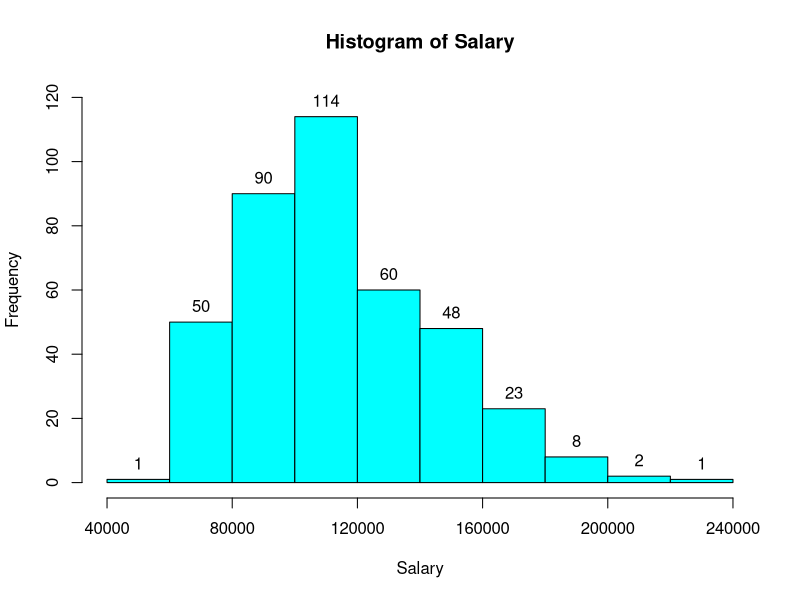
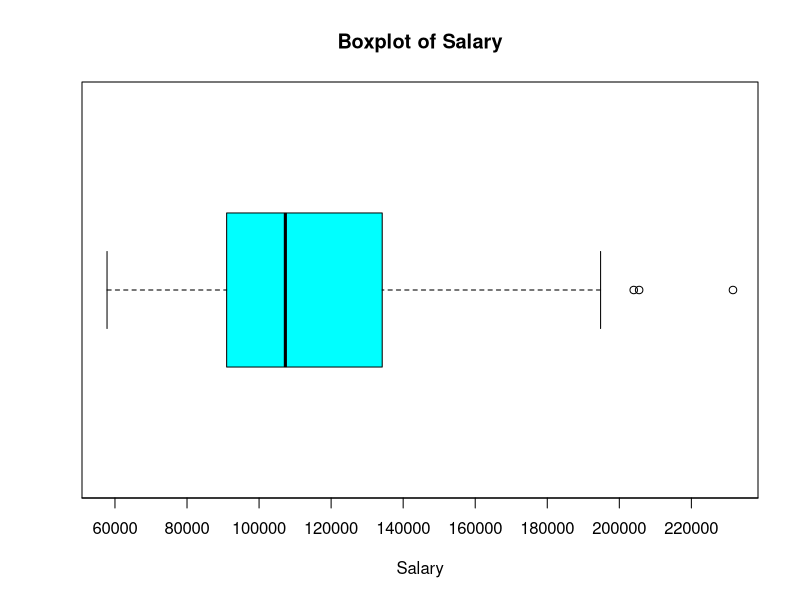
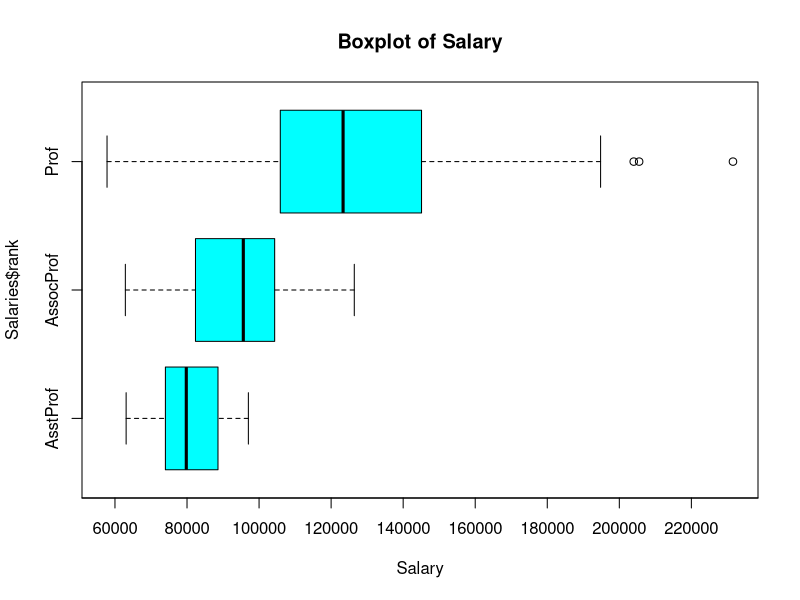
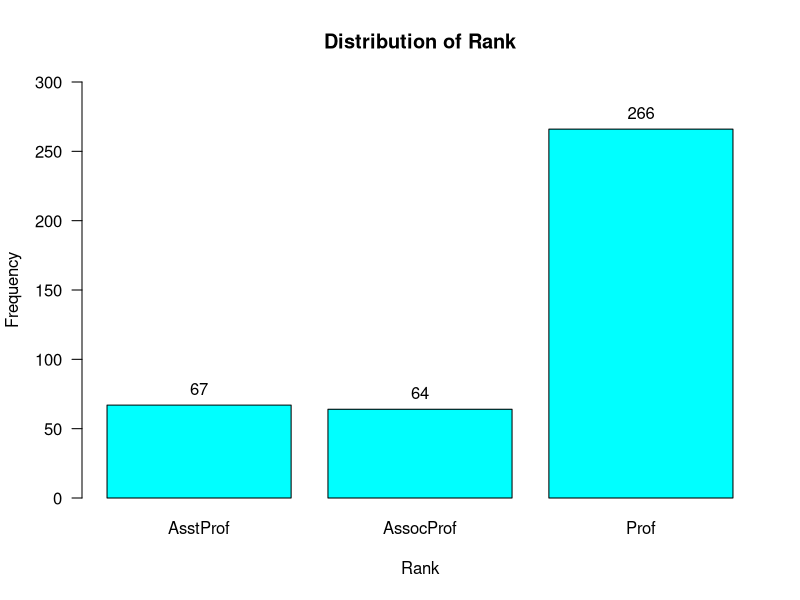
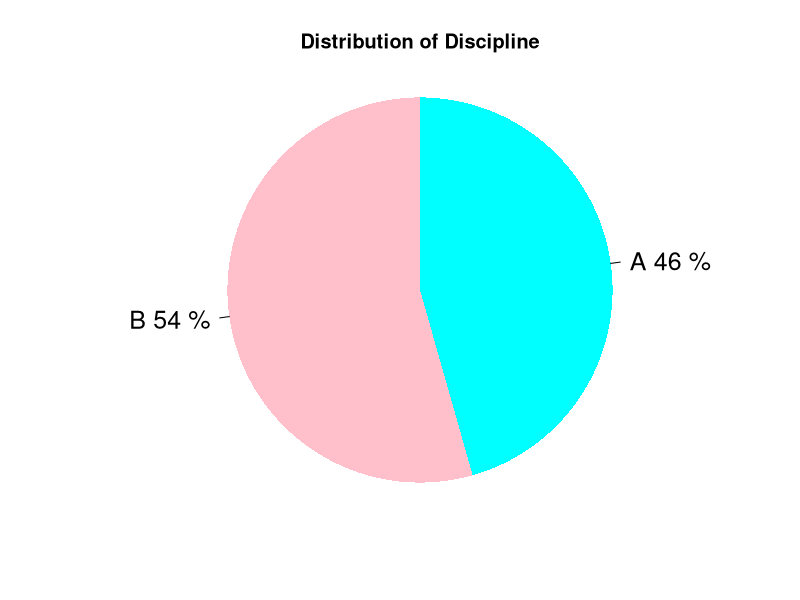
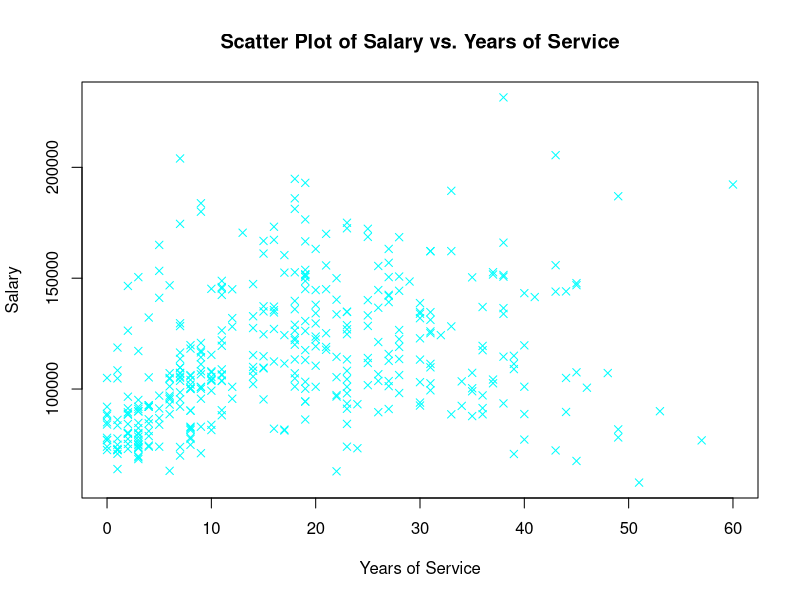
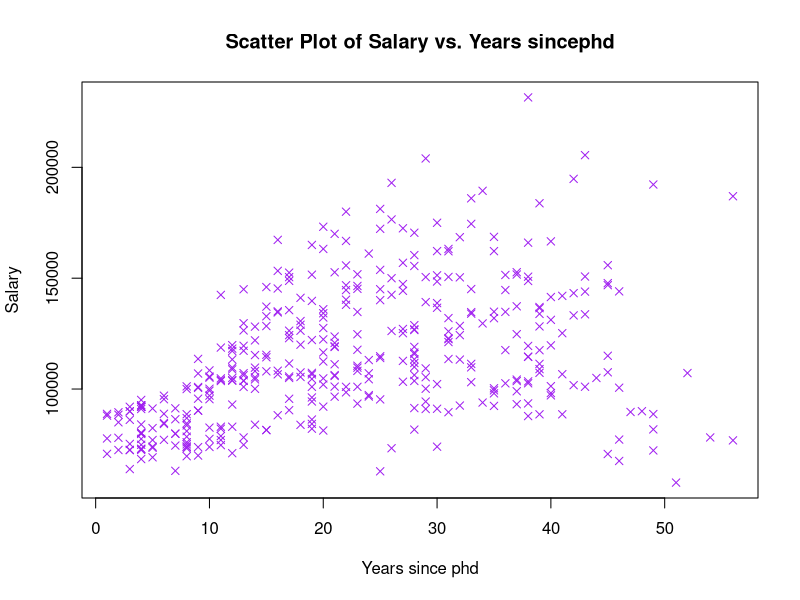
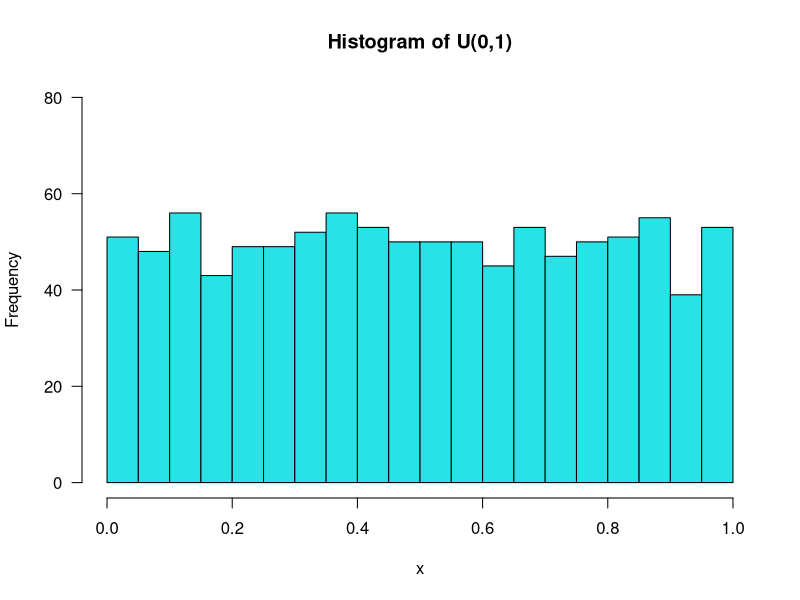

Write the R code that produced these figures, in order.
## ---- chunk 1
knitr::opts_chunk$set(
	echo = TRUE,
	message = FALSE,
	warning = FALSE,
	comment = ""
)
## ---- chunk 2
# Salaries在包carData中
# install.packages("carData") 
library(carData)
data(Salaries)

library(tidyverse)
## ---- chunk 3
str(Salaries)
## ---- chunk 4
levels(Salaries$rank)

## ---- chunk 5
table(Salaries$rank, Salaries$discipline)
## ---- chunk 6
table(Salaries$rank, Salaries$discipline) %>% 
  prop.table() %>% 
  round(3)
## ---- chunk 7
hist(Salaries$salary, 
     breaks = seq(40000, 240000, 20000),
     col = "cyan",
     main = "Histogram of Salary",
     xlab = "Salary",
     ylab = "Frequency",
     xlim = c(40000, 240000),
     ylim = c(0,120),
     xaxt = "n")

axis(1, at = seq(40000, 240000, 40000))

# 获取直方图的数据
hist_data <- hist(Salaries$salary, 
     breaks = seq(0, 300000, 20000),
                  plot = FALSE)

# 在直方图上标注频数
text(x = hist_data$mids, y = hist_data$counts, 
     labels = hist_data$counts, pos = 3, col = 1)


## ---- chunk 8
boxplot(Salaries$salary, 
        col = "cyan",
        main = "Boxplot of Salary",
        xlab = "Salary",
        horizontal = TRUE,
        xaxt = "n")

axis(1, at = seq(40000, 240000, 20000))
## ---- chunk 9
boxplot(Salaries$salary ~ Salaries$rank, 
        col = "cyan",
        main = "Boxplot of Salary",
        xlab = "Salary",
        horizontal = TRUE,
        xaxt = "n")

axis(1, at = seq(40000, 240000, 20000))
## ---- chunk 10
counts <- table(Salaries$rank)

barplot(counts,
        col = "cyan",
        main = "Distribution of Rank",
        xlab = "Rank",
        ylab = "Frequency",
        las = 1,
        ylim = c(0,300))

# 在每个条形上标注频数
text(x = barplot(counts, plot = FALSE), 
     y = counts + 0.1,            
     labels = counts, 
     pos = 3,      
     col = "black") 


## ---- chunk 11
counts <- table(Salaries$discipline)

pct <- round(counts/sum(counts)*100)


pie(counts,
    col = c("cyan", "pink"),
    main = "Distribution of Discipline",
    labels = paste(c("A", "B"), pct, "%"),
    clockwise = TRUE,
    radius = 1,
    cex = 1.5,
    init.angle = 90,
    border = NA)
## ---- chunk 12
plot(Salaries$yrs.service, Salaries$salary,
     col = "cyan", 
     pch = 4, 
     main = "Scatter Plot of Salary vs. Years of Service",
     xlab = "Years of Service",
     ylab = "Salary")

## ---- chunk 13
plot(Salaries$yrs.since.phd, Salaries$salary,
     col = "purple", 
     pch = 4, 
     main = "Scatter Plot of Salary vs. Years sincephd",
     xlab = "Years since phd",
     ylab = "Salary")
## ---- chunk 14
Salaries$salary_cat <- cut(Salaries$salary, 
                           breaks = c(50000, 100000, 150000, 200000, 250000))

table(Salaries$salary_cat)

## ---- chunk 15
head(Salaries)

tail(Salaries)
## ---- chunk 16
Salaries$salary[1:3]
## ---- chunk 17
Salaries[1:3, 1:3]
## ---- chunk 18
fivenum(Salaries$salary)
## ---- chunk 19
psych::describe(Salaries$salary) %>% 
  select(mean, median, sd, skew, kurtosis)

## ---- chunk 20
set.seed(123) #设置随机数种子，保证每次运行代码生成的随机数相同
x <- runif(1000)
hist(x, breaks = 20,col = 5,
     main = "Histogram of U(0,1)",
     ylim = c(0,80),
     yaxt = "n"
     )


# 设置 Y 轴刻度
axis(side = 2, las = 1,at = seq(0, 80, 20), 
     labels = seq(0, 80, 20),font = 0.5)
## ---- chunk 21
set.seed(123)
x <- rnorm(1000)
hist(x, main = "Histogram of N(0,1)", col = 5,
     ylim = c(0,240),
     xlim = c(-4,4),
     yaxt = "n")

# 设置 Y 轴刻度
axis(side = 2,las = 1, at = seq(0, 240, 20), 
     labels = seq(0, 240, 20),font = 0.5)
## ---- chunk 22
set.seed(123)
x <- rnorm(1000, 80, 5)
hist(x, main = "Histogram of N(80,5)", col = 5,
     ylim = c(0,240),
     xlim = c(60,100),
     yaxt = "n")

# 设置 Y 轴刻度
axis(side = 2,las = 1, at = seq(0, 240, 40), 
     labels = seq(0, 240, 40),font = 0.5)
## ---- chunk 23
set.seed(123)
x <- rchisq(1000, 5)
hist(x, col = 5, breaks = 20,
     main = expression(paste("Histogram of ",chi^2, "(5)")), 
     ylim = c(0,200),
     xlim = c(0,20),
     yaxt = "n")

# 设置 Y 轴刻度
axis(side = 2, las = 1,at = seq(0, 200,20), 
     labels = seq(0, 200, 20),font = 0.5)
## ---- chunk 24
set.seed(123)
x <- rt(1000, 5)
hist(x, main = "Histogram of t(5)", col = 5,
     ylim = c(0,200),
     xlim = c(-6,6),
     breaks = 20,
     yaxt = "n")

# 设置 Y 轴刻度
axis(side = 2, las = 1,at = seq(0, 200, 40), 
     labels = seq(0, 200, 40),font = 0.5)
## ---- chunk 25
set.seed(123)
x <- rf(1000, 5,10)
hist(x,breaks = 50,col = 5,
     main = "Histogram of F(5,10)", 
     ylim = c(0,350),
     xlim = c(0,17),
     yaxt = "n")

# 设置 X 轴刻度
axis(side = 1,las = 1, at = seq(0, 17, 1), 
     labels = seq(0, 17, 1),font = 0.5)

# 设置 Y轴刻度
axis(side = 2,las = 1, at = seq(0, 350, by = 50), 
     labels = seq(0, 350, by = 50),font = 0.5)
## ---- chunk 26
data(airquality)
## ---- chunk 27
par(mfrow = c(2,2))

for (i in 1:4) {
  boxplot(airquality[,i], 
          main = names(airquality)[i],
          col = i,
          horizontal = TRUE)
}
## ---- chunk 28
par(mfrow = c(2,2))

for (i in 1:4) {
  hist(airquality[,i], 
      main = names(airquality)[i],
      col = i,
      ylim = c(0,40))
  }
